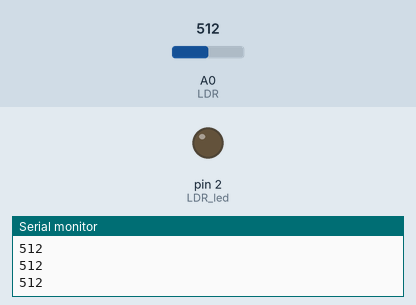
The sketch below on a simulated Arduino Uno, built with avr-gcc and run on an emulated ATmega328P. Shown: output pins drawn as LEDs (lit = HIGH), the last lines printed to the serial monitor. Inputs (shaded band) come from the test bench; at power-on: A0 (LDR) = 512.

Above: at 1.2 s.
1.3 s: A0 (LDR) set to 214
2.8 s: A0 (LDR) set to 190
At 4.2 s:
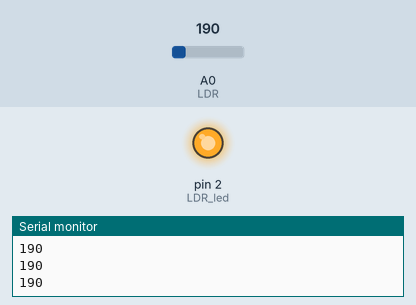
4.5 s: A0 (LDR) set to 210
At 5.8 s:
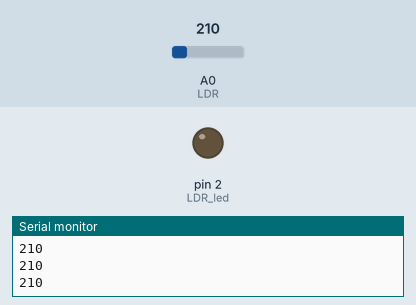
6.3 s: A0 (LDR) set to 122
At 7.3 s:
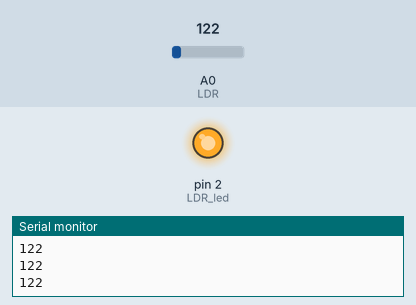
Timing chart, 0 to 9.1 s (numbered marks = the images above; inputs shaded):
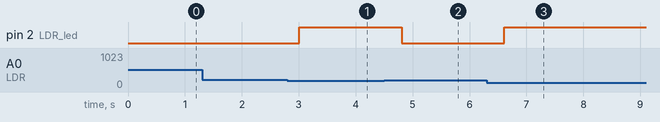

Measured:
- the behaviour switches between 200 and 199 on A0 (LDR) (found by bisection; images 0 and 1)
- after the input at 2.8 s, pin 2 (LDR_led): LOW → HIGH after 0.20 s
- after the input at 4.5 s, pin 2 (LDR_led): HIGH → LOW after 0.31 s
- after the input at 6.3 s, pin 2 (LDR_led): LOW → HIGH after 0.31 s

The sketch:

LDR_sensor.ino
```cpp
#define LDR A0
#define LDR_led 2
void setup()
{
  Serial.begin(9600);
  pinMode(LDR_led,OUTPUT);
}

void loop()
{
  int light = analogRead(LDR);
  Serial.println(light);
  delay(200);
  if (light < 200)
  {
    digitalWrite(LDR_led,HIGH);
  }
  else
    digitalWrite(LDR_led,LOW);
}
```
